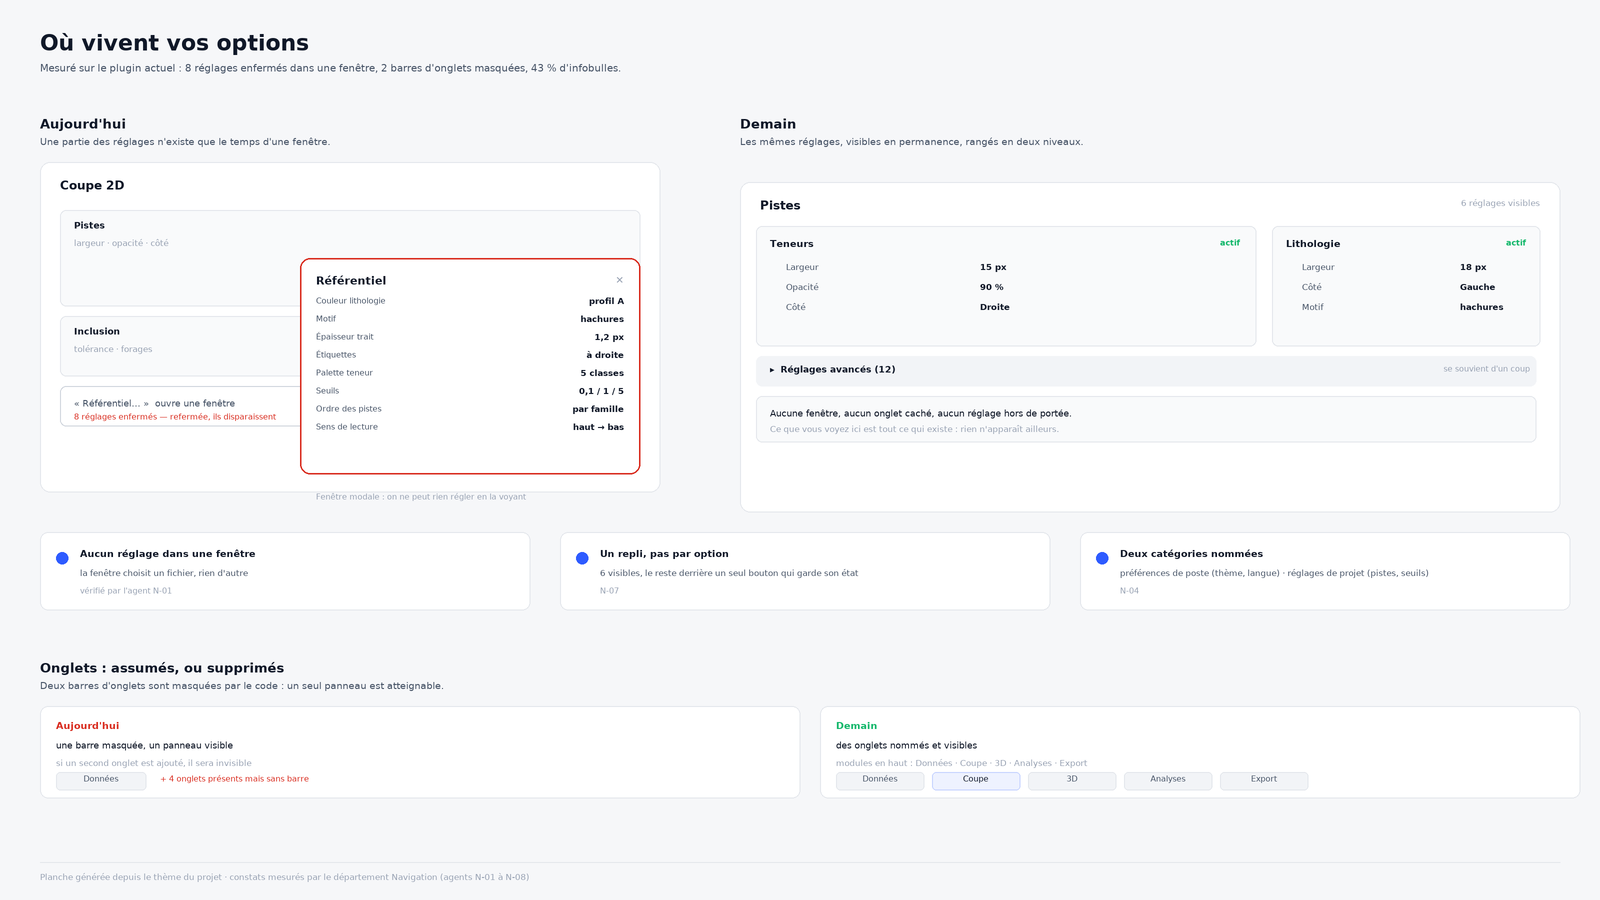

Write Python code to recreate this figure.
"""Planche : où vivent les options, et où elles devraient vivre.

    python3 maquettes/24_options.py
"""
from __future__ import annotations

import json
import os

from PIL import Image, ImageDraw, ImageFont

OUT = os.path.dirname(os.path.abspath(__file__))
THEME = json.load(open(os.path.join(OUT, "..", "specs", "data", "theme.json"),
                       encoding="utf-8"))
T = THEME["clair"]
S = 2
W, H = 1600, 900
POL = {False: "/usr/share/fonts/truetype/dejavu/DejaVuSans.ttf",
       True: "/usr/share/fonts/truetype/dejavu/DejaVuSans-Bold.ttf"}


def f(t, g=False):
    return ImageFont.truetype(POL[g], int(t * S))


img = Image.new("RGB", (W * S, H * S), T["bg"])
d = ImageDraw.Draw(img)


def txt(x, y, t, sz=10, col=None, g=False, a=None):
    d.text((x * S, y * S), t, font=f(sz, g), fill=col or T["ink"], anchor=a)


def rect(x, y, w, h, fill=None, stroke=None, r=8, ep=1, dash=None):
    if dash:
        d.rounded_rectangle([x * S, y * S, (x + w) * S, (y + h) * S],
                            radius=int(r * S), outline=stroke,
                            width=max(1, int(ep * S)))
        return
    d.rounded_rectangle([x * S, y * S, (x + w) * S, (y + h) * S],
                        radius=int(r * S), fill=fill, outline=stroke,
                        width=max(1, int(ep * S)))


txt(40, 30, "Où vivent vos options", 22, T["ink"], True)
txt(40, 62, "Mesuré sur le plugin actuel : 8 réglages enfermés dans une "
    "fenêtre, 2 barres d'onglets masquées, 43 % d'infobulles.",
    10.2, T["ink_2"])

# ══ AUJOURD'HUI
y = 116
txt(40, y, "Aujourd'hui", 13, T["ink"], True)
txt(40, y + 20, "Une partie des réglages n'existe que le temps d'une fenêtre.",
    9.6, T["ink_2"])
y += 46

# écran principal
rect(40, y, 620, 330, T["surface"], T["border"], 10)
txt(60, y + 16, "Coupe 2D", 12, T["ink"], True)
zones = [("Pistes", "largeur · opacité · côté", 96),
         ("Inclusion", "tolérance · forages", 60)]
yy = y + 48
for nom, detail, h in zones:
    rect(60, yy, 580, h, T["surface_2"], T["border"], 6)
    txt(74, yy + 10, nom, 9.4, T["ink"], True)
    txt(74, yy + 28, detail, 8.6, T["ink_3"])
    yy += h + 10
rect(60, yy, 580, 40, T["surface_2"], T["border_strong"], 6, dash=True)
txt(74, yy + 12, "« Référentiel… »  ouvre une fenêtre", 9.2, T["ink_2"])
txt(74, yy + 26, "8 réglages enfermés — refermée, ils disparaissent", 8.4,
    T["block"])

# la fenêtre par-dessus
rect(300, y + 96, 340, 216, T["surface"], T["block"], 10, 1.6)
txt(316, y + 112, "Référentiel", 11, T["ink"], True)
txt(624, y + 112, "✕", 10, T["ink_3"], a="ra")
for i, (lab, val) in enumerate([("Couleur lithologie", "profil A"),
                                ("Motif", "hachures"),
                                ("Épaisseur trait", "1,2 px"),
                                ("Étiquettes", "à droite"),
                                ("Palette teneur", "5 classes"),
                                ("Seuils", "0,1 / 1 / 5"),
                                ("Ordre des pistes", "par famille"),
                                ("Sens de lecture", "haut → bas")]):
    yy = y + 134 + i * 18
    txt(316, yy, lab, 8.4, T["ink_2"])
    txt(624, yy, val, 8.8, T["ink"], True, a="ra")
txt(316, y + 330, "Fenêtre modale : on ne peut rien régler en la voyant",
    8.4, T["ink_3"])

# ══ DEMAIN
x2 = 740
txt(x2, 116, "Demain", 13, T["ink"], True)
txt(x2, 136, "Les mêmes réglages, visibles en permanence, rangés en deux "
    "niveaux.", 9.6, T["ink_2"])
yy = 182
rect(x2, yy, 820, 330, T["surface"], T["border"], 10)
txt(x2 + 20, yy + 16, "Pistes", 12, T["ink"], True)
txt(x2 + 800, yy + 16, "6 réglages visibles", 8.8, T["ink_3"], a="ra")
# un groupe ouvert : teneurs
rect(x2 + 16, yy + 44, 500, 120, T["surface_2"], T["border"], 6)
txt(x2 + 30, yy + 56, "Teneurs", 9.8, T["ink"], True)
txt(x2 + 500, yy + 56, "actif", 8.4, T["ok"], True, a="ra")
for i, (lab, val) in enumerate([("Largeur", "15 px"), ("Opacité", "90 %"),
                                ("Côté", "Droite")]):
    txt(x2 + 46, yy + 80 + i * 20, lab, 8.8, T["ink_2"])
    txt(x2 + 240, yy + 80 + i * 20, val, 8.8, T["ink"], True)
rect(x2 + 532, yy + 44, 268, 120, T["surface_2"], T["border"], 6)
txt(x2 + 546, yy + 56, "Lithologie", 9.8, T["ink"], True)
txt(x2 + 786, yy + 56, "actif", 8.4, T["ok"], True, a="ra")
for i, (lab, val) in enumerate([("Largeur", "18 px"), ("Côté", "Gauche"),
                                ("Motif", "hachures")]):
    txt(x2 + 562, yy + 80 + i * 20, lab, 8.8, T["ink_2"])
    txt(x2 + 720, yy + 80 + i * 20, val, 8.8, T["ink"], True)

# repli avancés
rect(x2 + 16, yy + 174, 780, 30, T["surface_3"], None, 6)
txt(x2 + 30, yy + 182, "▸  Réglages avancés (12)", 9.2, T["ink"], True)
txt(x2 + 790, yy + 182, "se souvient d'un coup", 8.4, T["ink_3"], a="ra")
rect(x2 + 16, yy + 214, 780, 46, T["surface_2"], T["border"], 6)
txt(x2 + 30, yy + 226, "Aucune fenêtre, aucun onglet caché, "
    "aucun réglage hors de portée.", 9.2, T["ink"])
txt(x2 + 30, yy + 242, "Ce que vous voyez ici est tout ce qui existe : "
    "rien n'apparaît ailleurs.", 8.6, T["ink_3"])

# trois principes
yy += 350
principes = [("Aucun réglage dans une fenêtre", "la fenêtre choisit un "
              "fichier, rien d'autre"),
             ("Un repli, pas par option", "6 visibles, le reste derrière un "
              "seul bouton qui garde son état"),
             ("Deux catégories nommées", "préférences de poste (thème, "
              "langue) · réglages de projet (pistes, seuils)")]
for i, (titre, sous) in enumerate(principes):
    x = 40 + i * 520
    rect(x, yy, 490, 78, T["surface"], T["border"], 8)
    d.ellipse([(x + 16) * S, (yy + 20) * S, (x + 28) * S, (yy + 32) * S],
              fill=T["accent"])
    txt(x + 40, yy + 16, titre, 9.8, T["ink"], True)
    txt(x + 40, yy + 36, sous, 8.6, T["ink_2"])
    txt(x + 40, yy + 54, "vérifié par l'agent N-01" if i == 0 else
        ("N-07" if i == 1 else "N-04"), 8, T["ink_3"])

# ══ ONGLETS
yy = 660
txt(40, yy, "Onglets : assumés, ou supprimés", 13, T["ink"], True)
txt(40, yy + 20, "Deux barres d'onglets sont masquées par le code : un seul "
    "panneau est atteignable.", 9.6, T["ink_2"])
yy += 46
for i, (etat, desc, col, texte) in enumerate([
        ("Aujourd'hui", "une barre masquée, un panneau visible", T["block"],
         "si un second onglet est ajouté, il sera invisible"),
        ("Demain", "des onglets nommés et visibles", T["ok"],
         "modules en haut : Données · Coupe · 3D · Analyses · Export")]):
    x = 40 + i * 780
    rect(x, yy, 760, 92, T["surface"], T["border"], 8)
    txt(x + 16, yy + 14, etat, 9.6, col, True)
    txt(x + 16, yy + 34, desc, 9.2, T["ink"])
    txt(x + 16, yy + 52, texte, 8.6, T["ink_3"])
    if i == 0:
        r = 0
        for j, nom in enumerate(["Données"]):
            rect(x + 16, yy + 66, 90, 18, T["surface_3"], T["border"], 4)
            txt(x + 61, yy + 68, nom, 8, T["ink_2"], a="ma")
        txt(x + 120, yy + 68, "+ 4 onglets présents mais sans barre", 8,
            T["block"])
    else:
        for j, nom in enumerate(["Données", "Coupe", "3D", "Analyses",
                                 "Export"]):
            rect(x + 16 + j * 96, yy + 66, 88, 18,
                 T["accent_soft"] if j == 1 else T["surface_3"],
                 T["accent_line"] if j == 1 else T["border"], 4)
            txt(x + 60 + j * 96, yy + 68, nom, 8,
                T["ink"] if j == 1 else T["ink_2"], a="ma")

d.line([(40 * S, 862 * S), (1560 * S, 862 * S)], fill=T["border"], width=S)
txt(40, 872, "Planche générée depuis le thème du projet · constats mesurés par "
    "le département Navigation (agents N-01 à N-08)", 8.8, T["ink_3"])

img.resize((W, H), Image.LANCZOS).save(os.path.join(OUT, "24_options.png"))
print("écrit maquettes/24_options.png")
